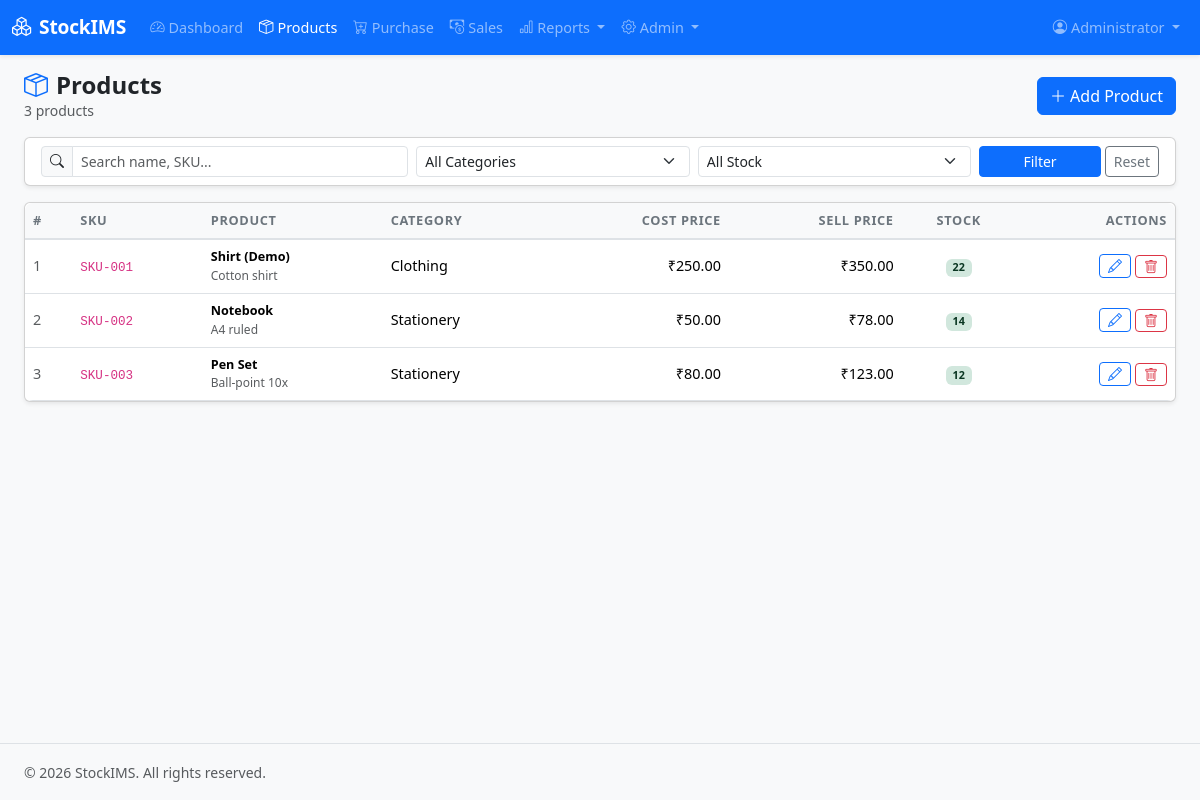
/pages/products.php (signed in), run on the app's committed database.
### tables this page shows
CREATE TABLE IF NOT EXISTS `products` (
  `id`              INT UNSIGNED    NOT NULL AUTO_INCREMENT,
  `name`            VARCHAR(150)    NOT NULL,
  `description`     TEXT            DEFAULT NULL,
  `sku`             VARCHAR(80)     DEFAULT NULL UNIQUE,
  `category_id`     INT UNSIGNED    DEFAULT 1,
  `supplier_id`     INT UNSIGNED    DEFAULT 1,
  `unit`            INT             NOT NULL DEFAULT 0,
  `unit_price`      DECIMAL(12,2)   NOT NULL DEFAULT 0.00,
  `selling_price`   DECIMAL(12,2)   NOT NULL DEFAULT 0.00,
  `low_stock_alert` INT             NOT NULL DEFAULT 10,
  `created_at`      TIMESTAMP       NOT NULL DEFAULT CURRENT_TIMESTAMP,
  `updated_at`      TIMESTAMP       NOT NULL DEFAULT CURRENT_TIMESTAMP ON UPDATE CURRENT_TIMESTAMP,
  `deleted_at`      TIMESTAMP       DEFAULT NULL,
  PRIMARY KEY (`id`),
  KEY `idx_category` (`category_id`),
  KEY `idx_supplier` (`supplier_id`),
  CONSTRAINT `fk_product_category` FOREIGN KEY (`category_id`) REFERENCES `categories`(`id`) ON DELETE SET NULL,
  CONSTRAINT `fk_product_supplier` FOREIGN KEY (`supplier_id`) REFERENCES `suppliers`(`id`) ON DELETE SET NULL
);

CREATE TABLE IF NOT EXISTS `categories` (
  `id`          INT UNSIGNED    NOT NULL AUTO_INCREMENT,
  `name`        VARCHAR(100)    NOT NULL UNIQUE,
  `description` VARCHAR(255)    DEFAULT NULL,
  `created_at`  TIMESTAMP       NOT NULL DEFAULT CURRENT_TIMESTAMP,
  PRIMARY KEY (`id`)
);

### includes/auth.php (called while the page is built, shortened)
<?php
function current_user(): ?array {
    return $_SESSION['user'] ?? null;
}
function is_admin(): bool {
    return ($_SESSION['user']['role'] ?? '') === 'admin';
}
function h(string $value): string {
    return htmlspecialchars($value, ENT_QUOTES, 'UTF-8');
}

### includes/db.php (called while the page is built, shortened)
<?php
require_once __DIR__ . '/auth.php';
function get_db(): mysqli {
    static $conn = null;
    if ($conn !== null) return $conn;
    $conn = new mysqli(DB_HOST, DB_USER, DB_PASS, DB_NAME, (int)DB_PORT);
    $conn->set_charset('utf8mb4');
    return $conn;
}
function db_query(string $sql, string $types = '', array $params = []): mysqli_result|bool {
    $conn = get_db();
    if (empty($params)) {
        return $conn->query($sql);
    }
    $stmt = $conn->prepare($sql);
    $stmt->bind_param($types, ...$params);
    $stmt->execute();
    $result = $stmt->get_result();
    return $result ?: true;
}
function db_fetch_all(string $sql, string $types = '', array $params = []): array {
    $result = db_query($sql, $types, $params);
    $rows = [];
    while ($row = $result->fetch_assoc()) {
        $rows[] = $row;
    }
    return $rows;
}
function db_fetch_one(string $sql, string $types = '', array $params = []): ?array {
    $result = db_query($sql, $types, $params);
    return $result->fetch_assoc() ?: null;
}

### pages/products.php (the view, shortened to what this page needs)
<?php
require_once __DIR__ . '/../includes/db.php';
$search   = trim($_GET['q'] ?? '');
$page     = max(1, (int)($_GET['page'] ?? 1));
$per_page = 15;
$where    = ["p.deleted_at IS NULL"];
$params   = [];
$types    = '';
$where_sql = 'WHERE ' . implode(' AND ', $where);
$total_count = db_fetch_one("SELECT COUNT(*) AS cnt FROM products p $where_sql", $types, $params)['cnt'] ?? 0;
$total_pages = max(1, (int)ceil($total_count / $per_page));
$page = min($page, $total_pages);
$offset = ($page - 1) * $per_page;
$products = db_fetch_all(
    "SELECT p.*, c.name AS category, s.name AS supplier
     FROM products p
     LEFT JOIN categories c ON p.category_id = c.id
     LEFT JOIN suppliers s ON p.supplier_id = s.id
     $where_sql
     ORDER BY p.created_at DESC
     LIMIT $per_page OFFSET $offset",
    $types, $params
);
require_once __DIR__ . '/../includes/header.php';
?>
<div class="d-flex flex-wrap align-items-center justify-content-between mb-3 gap-2">
  <div>
    <h4 class="fw-bold mb-0"><i class="bi bi-box-seam me-2 text-primary"></i>Products</h4>
    <p class="text-muted small mb-0"><?= $total_count ?> product<?= $total_count != 1 ? 's' : '' ?></p>
  </div>
  <button class="btn btn-primary" data-bs-toggle="modal" data-bs-target="#addProductModal">
    <i class="bi bi-plus-lg me-1"></i>Add Product
  </button>
</div>
<div class="card shadow-sm mb-3">
  <div class="card-body py-2">
    <form method="get" class="row g-2 align-items-center">
      <div class="col-md-4">
        <div class="input-group input-group-sm">
          <span class="input-group-text"><i class="bi bi-search"></i></span>
          <input type="text" name="q" class="form-control" placeholder="Search name, SKU..." value="<?= htmlspecialchars($search) ?>">
        </div>
      </div>
      <div class="col-md-3">
        <select name="category" class="form-select form-select-sm">
          <option value="">All Categories</option>
        </select>
      </div>
      <div class="col-md-3">
        <select name="filter" class="form-select form-select-sm">
          <option value="">All Stock</option>
        </select>
      </div>
      <div class="col-md-2 d-flex gap-1">
        <button type="submit" class="btn btn-sm btn-primary flex-fill">Filter</button>
        <a href="products.php" class="btn btn-sm btn-outline-secondary">Reset</a>
      </div>
    </form>
  </div>
</div>
<div class="card shadow-sm">
  <div class="card-body p-0">
    <div class="table-responsive">
      <table class="table table-hover mb-0">
        <thead class="table-light">
          <tr>
            <th>#</th>
            <th>SKU</th>
            <th>Product</th>
            <th>Category</th>
            <th class="text-end">Cost Price</th>
            <th class="text-end">Sell Price</th>
            <th class="text-center">Stock</th>
            <th class="text-end">Actions</th>
          </tr>
        </thead>
        <tbody>
          <?php if (empty($products)): ?>
          <tr><td colspan="8" class="text-center text-muted py-4">No products found.</td></tr>
          <?php else: foreach ($products as $p):
            $stock_class = $p['unit'] == 0 ? 'badge-stock-out' : ($p['unit'] <= $p['low_stock_alert'] ? 'badge-stock-low' : 'badge-stock-ok');
          ?>
          <tr>
            <td class="small text-muted"><?= $p['id'] ?></td>
            <td class="small"><code><?= htmlspecialchars($p['sku'] ?? '—') ?></code></td>
            <td>
              <div class="fw-semibold small"><?= htmlspecialchars($p['name']) ?></div>
              <?php if ($p['description']): ?>
              <div class="text-muted" style="font-size:0.75rem"><?= htmlspecialchars(substr($p['description'],0,50)) ?></div>
              <?php endif; ?>
            </td>
            <td class="small"><?= htmlspecialchars($p['category'] ?? '—') ?></td>
            <td class="small text-end"><?= CURRENCY ?><?= number_format($p['unit_price'], 2) ?></td>
            <td class="small text-end"><?= CURRENCY ?><?= number_format($p['selling_price'], 2) ?></td>
            <td class="text-center">
              <span class="badge <?= $stock_class ?>"><?= $p['unit'] ?></span>
            </td>
            <td class="text-end">
              <div class="d-flex justify-content-end gap-1">
                <button class="btn btn-sm btn-outline-primary py-0 px-2"
                  data-bs-toggle="modal" data-bs-target="#editProductModal"
                  data-id="<?= $p['id'] ?>"
                  data-name="<?= htmlspecialchars($p['name'], ENT_QUOTES) ?>"
                  data-description="<?= htmlspecialchars($p['description'] ?? '', ENT_QUOTES) ?>"
                  data-sku="<?= htmlspecialchars($p['sku'] ?? '', ENT_QUOTES) ?>"
                  data-category_id="<?= $p['category_id'] ?>"
                  data-supplier_id="<?= $p['supplier_id'] ?>"
                  data-unit_price="<?= $p['unit_price'] ?>"
                  data-selling_price="<?= $p['selling_price'] ?>"
                  data-low_stock_alert="<?= $p['low_stock_alert'] ?>">
                  <i class="bi bi-pencil"></i>
                </button>
                <?php if (is_admin()): ?>
                <form method="post" class="d-inline">
                  <button type="submit" class="btn btn-sm btn-outline-danger py-0 px-2"
                    data-confirm="Delete '<?= htmlspecialchars($p['name'], ENT_QUOTES) ?>'? This cannot be undone.">
                    <i class="bi bi-trash"></i>
                  </button>
                </form>
                <?php endif; ?>
              </div>
            </td>
          </tr>
          <?php endforeach; endif; ?>
        </tbody>
      </table>
    </div>
  </div>
</div>
<?php require_once __DIR__ . '/../includes/footer.php'; ?>

### includes/header.php (shortened to what this page needs)
<?php
require_once __DIR__ . '/auth.php';
$user = current_user();
function nav_active(string $page): string {
    $current = basename($_SERVER['PHP_SELF'], '.php');
    return $current === $page ? 'active' : '';
}
?>
<!DOCTYPE html>
<html lang="en" data-bs-theme="light">
<head>
    <link href="https://cdn.jsdelivr.net/npm/bootstrap@5.3.3/dist/css/bootstrap.min.css" rel="stylesheet">
    <link href="https://cdn.jsdelivr.net/npm/bootstrap-icons@1.11.3/font/bootstrap-icons.min.css" rel="stylesheet">
    <link href="/assets/css/app.css" rel="stylesheet">
</head>
<body>
<nav class="navbar navbar-expand-lg navbar-dark bg-primary sticky-top shadow-sm">
  <div class="container-fluid">
    <a class="navbar-brand fw-bold" href="/dashboard.php">
      <i class="bi bi-boxes me-2"></i><?= APP_NAME ?>
    </a>
    <div class="collapse navbar-collapse" id="navMain">
      <ul class="navbar-nav me-auto mb-2 mb-lg-0">
        <li class="nav-item">
          <a class="nav-link <?= nav_active('dashboard') ?>" href="/dashboard.php">
            <i class="bi bi-speedometer2 me-1"></i>Dashboard
          </a>
        </li>
        <li class="nav-item">
          <a class="nav-link <?= nav_active('products') ?>" href="/pages/products.php">
            <i class="bi bi-box-seam me-1"></i>Products
          </a>
        </li>
        <li class="nav-item">
          <a class="nav-link <?= nav_active('purchase') ?>" href="/pages/purchase.php">
            <i class="bi bi-cart-plus me-1"></i>Purchase
          </a>
        </li>
        <li class="nav-item">
          <a class="nav-link <?= nav_active('sales') ?>" href="/pages/sales.php">
            <i class="bi bi-cash-coin me-1"></i>Sales
          </a>
        </li>
        <li class="nav-item dropdown">
          <a class="nav-link dropdown-toggle <?= in_array(nav_active('sales_report') ?: nav_active('purchase_report'), ['active']) ? 'active' : '' ?>" href="#" data-bs-toggle="dropdown">
            <i class="bi bi-bar-chart me-1"></i>Reports
          </a>
        </li>
        <?php if (is_admin()): ?>
        <li class="nav-item dropdown">
          <a class="nav-link dropdown-toggle <?= nav_active('users') === 'active' || nav_active('categories') === 'active' || nav_active('suppliers') === 'active' ? 'active' : '' ?>" href="#" data-bs-toggle="dropdown">
            <i class="bi bi-gear me-1"></i>Admin
          </a>
        </li>
        <?php endif; ?>
      </ul>
      <ul class="navbar-nav ms-auto">
        <?php
        require_once __DIR__ . '/db.php';
        ?>
        <li class="nav-item dropdown">
          <a class="nav-link dropdown-toggle" href="#" data-bs-toggle="dropdown">
            <i class="bi bi-person-circle me-1"></i><?= h($user['name'] ?? 'User') ?>
          </a>
        </li>
      </ul>
    </div>
  </div>
</nav>
<div class="container-fluid py-3 px-4">

### includes/footer.php (shortened to what this page needs)
</div>
<footer class="footer mt-auto py-3 bg-light border-top">
  <div class="container-fluid px-4">
    <span class="text-muted small">&copy; <?= date('Y') ?> <?= APP_NAME ?>. All rights reserved.</span>
  </div>
</footer>
</body>
</html>

### assets/css/app.css (style rules this page uses)
body { min-height: 100vh; display: flex; flex-direction: column; background-color: #f8f9fa; font-family: 'Segoe UI', system-ui, -apple-system, sans-serif; }
.container-fluid { flex: 1; }
.table th { font-weight: 600; font-size: 0.8rem; text-transform: uppercase; letter-spacing: 0.05em; color: #6c757d; border-bottom: 2px solid #dee2e6; white-space: nowrap; }
.table td { vertical-align: middle; font-size: 0.9rem; }
.badge-stock-ok { background-color: #d1e7dd; color: #0a3622; }
.navbar-brand { font-size: 1.2rem; letter-spacing: -0.01em; }
.nav-link { font-size: 0.9rem; }
.table-responsive { border-radius: 8px; }

### data on the page
products: id "1", sku "SKU-001", name "Shirt (Demo)", description "Cotton shirt", category.name "Clothing", unit_price "250.00", selling_price "350.00", unit "22"
products: id "2", sku "SKU-002", name "Notebook", description "A4 ruled", category.name "Stationery", unit_price "50.00", selling_price "78.00", unit "14"
products: id "3", sku "SKU-003", name "Pen Set", description "Ball-point 10x", category.name "Stationery", unit_price "80.00", selling_price "123.00", unit "12"

### other printed values
APP_NAME "StockIMS"
$user['name'] "Administrator"
$total_count "3"
